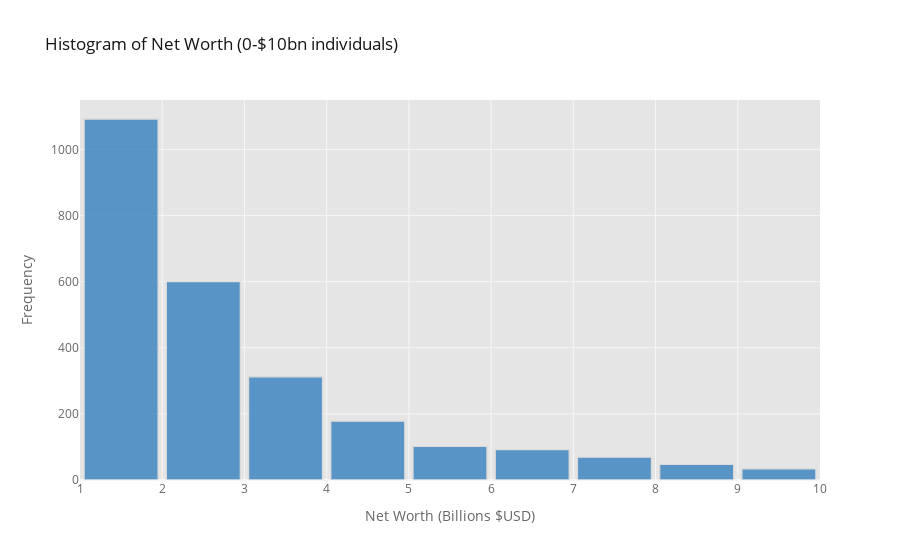

This figure's notebook cell:
### Markdown cell above
### Let's Look Closer at the Range between 0 and 10 Billion USD

### Code cell
networth_hist_02 = df[['networth']].figure(kind="histogram", 
                        bins=(0, 10, 1), 
                        title="Histogram of Net Worth (0-$10bn individuals)", 
                        xTitle="Net Worth (Billions $USD)", 
                        yTitle="Frequency",
                        theme="ggplot",
                        color="blue",
                        bargap=0.1,
                        orientation="v",
                        text="networth")
display(networth_hist_02)

### Figure 1 — Plotly figure (JSON) as saved in the notebook; plotly's stock layout.template omitted (floating-point values rounded to 4 significant figures; data arrays with more than 128 entries replaced by an {"elided": "..."} marker saying what was removed)
{"data": [{"autobinx": false, "histfunc": "count", "histnorm": "", "marker": {"color": "rgba(55, 128, 191, 1.0)", "line": {"color": "#D9D9D9", "width": 1.3}}, "name": "networth", "opacity": 0.8, "orientation": "v", "type": "histogram", "x": {"elided": "2755 float values"}, "xbins": {"end": 10, "size": 1, "start": 0}}], "layout": {"bargap": 0.1, "barmode": "overlay", "legend": {"bgcolor": "#FFFFFF", "font": {"color": "#666666"}}, "paper_bgcolor": "#FFFFFF", "plot_bgcolor": "#E5E5E5", "title": {"font": {"color": "#151516"}, "text": "Histogram of Net Worth (0-$10bn individuals)"}, "xaxis": {"gridcolor": "#F6F6F6", "showgrid": true, "tickfont": {"color": "#666666"}, "title": {"font": {"color": "#666666"}, "text": "Net Worth (Billions $USD)"}, "zerolinecolor": "#F6F6F6"}, "yaxis": {"gridcolor": "#F6F6F6", "showgrid": true, "tickfont": {"color": "#666666"}, "title": {"font": {"color": "#666666"}, "text": "Frequency"}, "zerolinecolor": "#F6F6F6"}}}
